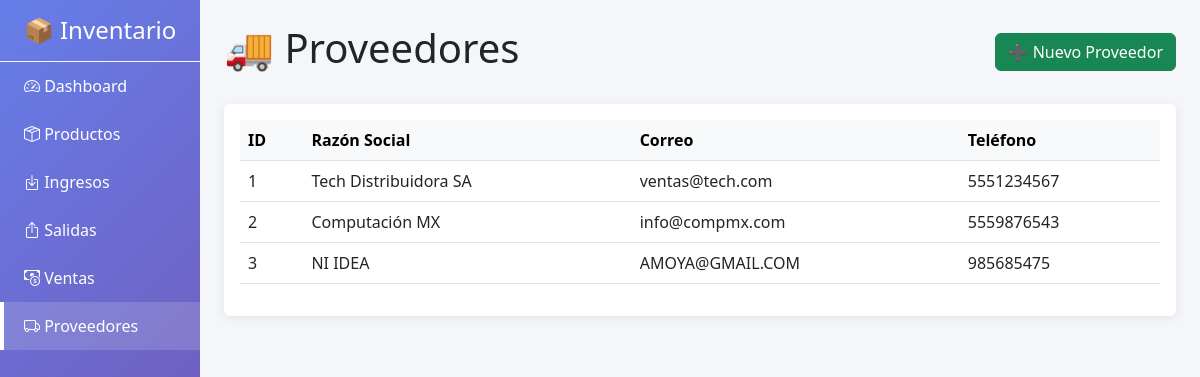
/index.php?controller=proveedor&action=index, run on an earlier commit of the app's database.
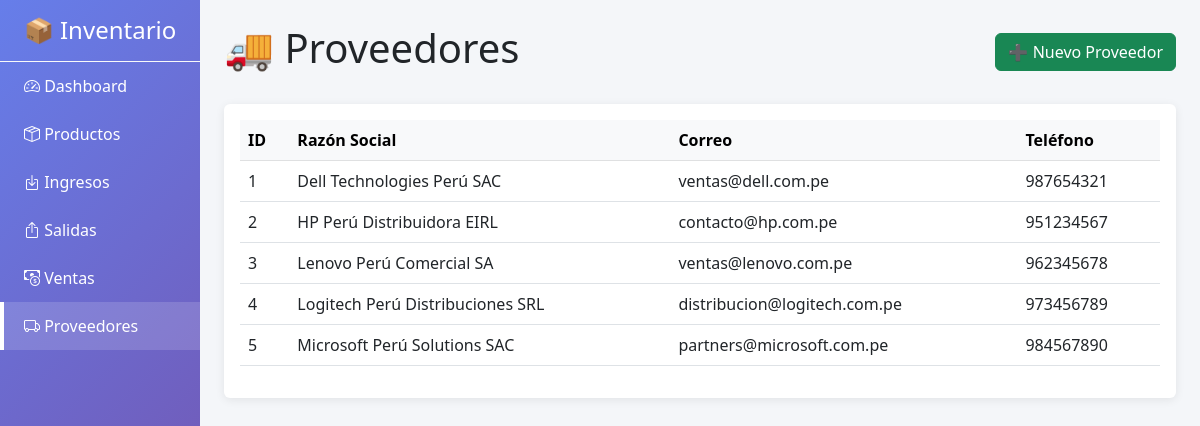
And on a later commit of the database.
### tables this page shows
CREATE TABLE `proveedores` (
  `ID_Proveedor` int(11) NOT NULL,
  `Razon_Social` varchar(50) NOT NULL,
  `Correo` varchar(50) DEFAULT NULL,
  `Numero` varchar(20) DEFAULT NULL
);

### src/core/Controller.php (called while the page is built, shortened)
<?php
abstract class Controller
{
    protected function render(string $view, array $data = []): void
    {
        extract($data);
        $viewPath = __DIR__ . "/../views/{$view}.php";
        require __DIR__ . '/../views/layouts/header.php';
        require $viewPath;
        require __DIR__ . '/../views/layouts/footer.php';
    }
}

### src/controllers/ProveedorController.php (called while the page is built, shortened)
<?php
class ProveedorController extends Controller
{
    private Proveedor $model;
    public function __construct()
    {
        $this->model = new Proveedor();
    }
    public function index(): void {
        $proveedores = $this->model->getAll();
        $this->render('proveedores', ['proveedores' => $proveedores]);
    }
}

### src/core/App.php (called while the page is built, shortened)
<?php
class App
{
    private string $action;
    public function __construct()
    {
        $this->action     = $_GET['action']     ?? 'index';
    }
    public function run(): void
    {
        try {
            $action = $this->action;
            $controller = new $controllerClass();
            $controller->$action();
        } catch (Exception $e) {
            http_response_code(500);
            die("<div style='padding: 20px; background: #fee; border: 1px solid #c00; color: #600; margin: 20px; border-radius: 4px;'>" .
                "<strong>❌ Error:</strong> " . htmlspecialchars($e->getMessage()) .
                "</div>");
        }
    }
}

### src/index.php (called while the page is built, shortened)
<?php
spl_autoload_register(function (string $class): void {
    $prefixes = [
        'Core\\'       => __DIR__ . '/core/',
        'Controllers\\' => __DIR__ . '/controllers/',
        'Models\\'     => __DIR__ . '/models/',
        'Config\\'     => __DIR__ . '/config/',
    ];
    foreach ($prefixes as $prefix => $baseDir) {
        if (strpos($class, $prefix) !== 0) {
            continue;
        }
        $relativeClass = substr($class, strlen($prefix));
        $file = $baseDir . str_replace('\\', '/', $relativeClass) . '.php';
        return;
    }
});
$app = new App();
$app->run();

### src/config/Database.php (called while the page is built, shortened)
<?php
class Database {
    private static ?self $instance = null;
    private PDO $pdo;
    private function __construct() {
        $host = 'db';
        $db = 'bd_inventario';
        $user = 'root';
        $pass = 'rootpassword';
        try {
            $this->pdo = new PDO(
                "mysql:host=$host;dbname=$db;charset=utf8mb4",
                $user,
                $pass,
                [
                    PDO::ATTR_ERRMODE => PDO::ERRMODE_EXCEPTION,
                    PDO::ATTR_DEFAULT_FETCH_MODE => PDO::FETCH_ASSOC,
                    PDO::ATTR_EMULATE_PREPARES => false,
                ]
            );
        } catch (PDOException $e) {
            die("Error de conexión: " . $e->getMessage());
        }
    }
    public static function getInstance(): self {
        if (self::$instance === null) {
            self::$instance = new self();
        }
        return self::$instance;
    }
    public function getConnection(): PDO {
        return $this->pdo;
    }
}

### src/core/Model.php (called while the page is built, shortened)
<?php
abstract class Model {
    public function __construct() {
        $this->db = Database::getInstance()->getConnection();
    }
}

### src/models/Proveedor.php (called while the page is built, shortened)
<?php
class Proveedor extends Model {
    public function getAll(): array {
        $stmt = $this->db->query("SELECT * FROM Proveedores ORDER BY ID_Proveedor ASC");
        return $stmt->fetchAll();
    }
}

### src/views/proveedores.php (the view, shortened to what this page needs)
<div class="d-flex justify-content-between align-items-center mb-4">
    <h1>🚚 Proveedores</h1>
    <button class="btn btn-success" data-bs-toggle="modal" data-bs-target="#modalProveedor">
        ➕ Nuevo Proveedor
    </button>
</div>
<div class="card">
    <div class="card-body">
        <table class="table table-hover">
            <thead class="table-light">
                <tr>
                    <th>ID</th>
                    <th>Razón Social</th>
                    <th>Correo</th>
                    <th>Teléfono</th>
                </tr>
            </thead>
            <tbody>
                <?php foreach ($proveedores as $prov): ?>
                    <tr>
                        <td><?= $prov['ID_Proveedor'] ?></td>
                        <td><?= htmlspecialchars($prov['Razon_Social']) ?></td>
                        <td><?= htmlspecialchars($prov['Correo'] ?? '-') ?></td>
                        <td><?= htmlspecialchars($prov['Numero'] ?? '-') ?></td>
                    </tr>
                <?php endforeach; ?>
            </tbody>
        </table>
    </div>
</div>

### src/views/layouts/header.php (shortened to what this page needs)
<!DOCTYPE html>
<html lang="es">
<head>
    <link href="https://cdn.jsdelivr.net/npm/bootstrap@5.3.0/dist/css/bootstrap.min.css" rel="stylesheet">
    <link href="https://cdn.jsdelivr.net/npm/bootstrap-icons@1.10.0/font/bootstrap-icons.css" rel="stylesheet">
</head>
<body>
<div class="container-fluid">
    <div class="row">
        <nav class="col-md-2 sidebar p-0">
            <div class="p-3 text-center text-white border-bottom border-light">
                <h4 class="mb-0">📦 Inventario</h4>
            </div>
            <a href="index.php?controller=dashboard&action=index" class="<?= ($_GET['controller'] ?? 'dashboard') === 'dashboard' ? 'active' : '' ?>">
                <i class="bi bi-speedometer2"></i> Dashboard
            </a>
            <a href="index.php?controller=producto&action=index" class="<?= ($_GET['controller'] ?? '') === 'producto' ? 'active' : '' ?>">
                <i class="bi bi-box-seam"></i> Productos
            </a>
            <a href="index.php?controller=ingreso&action=index" class="<?= ($_GET['controller'] ?? '') === 'ingreso' ? 'active' : '' ?>">
                <i class="bi bi-box-arrow-in-down"></i> Ingresos
            </a>
            <a href="index.php?controller=salida&action=index" class="<?= ($_GET['controller'] ?? '') === 'salida' ? 'active' : '' ?>">
                <i class="bi bi-box-arrow-up"></i> Salidas
            </a>
            <a href="index.php?controller=venta&action=index" class="<?= ($_GET['controller'] ?? '') === 'venta' ? 'active' : '' ?>">
                <i class="bi bi-cash-coin"></i> Ventas
            </a>
            <a href="index.php?controller=proveedor&action=index" class="<?= ($_GET['controller'] ?? '') === 'proveedor' ? 'active' : '' ?>">
                <i class="bi bi-truck"></i> Proveedores
            </a>
        </nav>
        <main class="col-md-10 p-4">

### src/views/layouts/footer.php (shortened to what this page needs)
        </main>
    </div>
</div>
</body>
</html>

### src/views/layouts/header.php (style rules this page uses)
body { background-color: #f4f6f9; }
.sidebar { min-height: 100vh; background: linear-gradient(135deg, #667eea 0%, #764ba2 100%); position: sticky; top: 0; }
.sidebar a { color: white; padding: 12px 20px; display: block; text-decoration: none; transition: 0.3s; border-left: 4px solid transparent; }
.sidebar a.active { background: rgba(255,255,255,0.15); border-left: 4px solid white; }
.card { border: none; box-shadow: 0 2px 10px rgba(0,0,0,0.08); transition: 0.3s; }

What changed in the data, as far as the page shows it:
changed proveedores id 1: Razon_Social "Tech Distribuidora SA" → "Dell Technologies Perú SAC"; Correo "ventas@tech.com" → "ventas@dell.com.pe"; Numero "5551234567" → "987654321"
changed proveedores id 2: Razon_Social "Computación MX" → "HP Perú Distribuidora EIRL"; Correo "info@compmx.com" → "contacto@hp.com.pe"; Numero "5559876543" → "951234567"
changed proveedores id 3: Razon_Social "NI IDEA" → "Lenovo Perú Comercial SA"; Correo "AMOYA@GMAIL.COM" → "ventas@lenovo.com.pe"; Numero "985685475" → "962345678"
added proveedores: ID_Proveedor "4", Razon_Social "Logitech Perú Distribuciones SRL", Correo "distribucion@logitech.com.pe", Numero "973456789"
added proveedores: ID_Proveedor "5", Razon_Social "Microsoft Perú Solutions SAC", Correo "partners@microsoft.com.pe", Numero "984567890"
